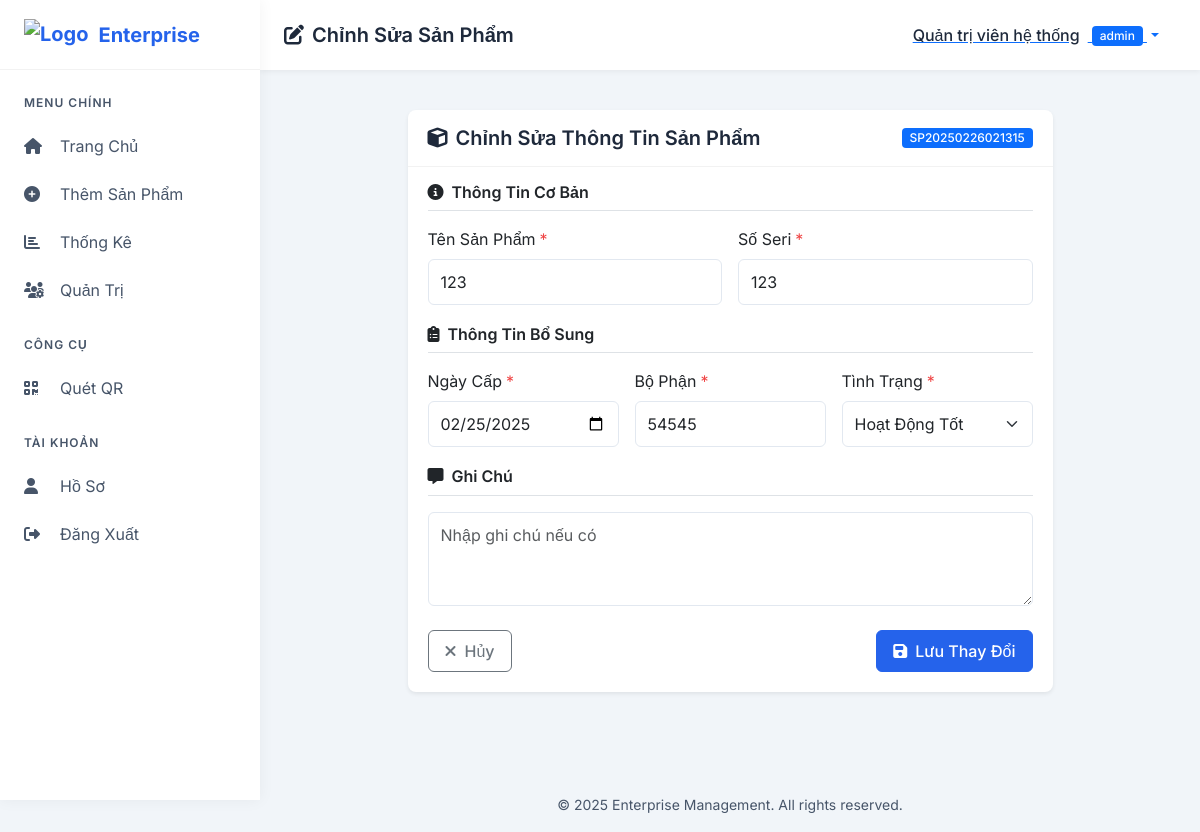
Page /edit_product/1 (signed in) on the committed database.
### app.py (models this page shows, shortened)
class User(UserMixin, db.Model):
    id = db.Column(db.Integer, primary_key=True)
    username = db.Column(db.String(150), unique=True, nullable=False)
    email = db.Column(db.String(150), unique=True, nullable=True)
    password_hash = db.Column(db.String(150), nullable=False)
    role = db.Column(db.String(50), default=ROLE_USER)
    is_approved = db.Column(db.Boolean, default=False)
    approved_by = db.Column(db.Integer, db.ForeignKey('user.id'), nullable=True)
    full_name = db.Column(db.String(150), nullable=True)
    employee_code = db.Column(db.String(50), unique=True, nullable=True)
    date_created = db.Column(db.DateTime, default=datetime.now)
    last_login = db.Column(db.DateTime, nullable=True)

class Product(db.Model):
    id = db.Column(db.Integer, primary_key=True)
    date_entry = db.Column(db.DateTime, nullable=False)
    product_code = db.Column(db.String(50), unique=True, nullable=False)
    product_name = db.Column(db.String(150), nullable=False)
    serial_number = db.Column(db.String(150), unique=True, nullable=False)
    date_issue = db.Column(db.Date, nullable=False)
    department = db.Column(db.String(150), nullable=False)
    status = db.Column(db.String(50), nullable=False)
    qr_code_data = db.Column(db.LargeBinary)
    qr_url = db.Column(db.String(500))
    entered_by = db.Column(db.Integer, db.ForeignKey('user.id'))
    entered_by_user = db.relationship('User', foreign_keys=[entered_by])
    notes = db.Column(db.Text, nullable=True)
    last_updated = db.Column(db.DateTime, default=datetime.now, onupdate=datetime.now)

### app.py (the view, shortened to what this page needs)
@app.route('/edit_product/<int:product_id>', methods=['GET', 'POST'])
@login_required
def edit_product(product_id):
    if current_user.role not in [ROLE_MANAGER, ROLE_ADMIN]:
        flash("Bạn không có quyền chỉnh sửa sản phẩm.", "danger")
        return redirect(url_for('index'))
    product = Product.query.get_or_404(product_id)
    return render_template('edit_product.html', product=product)

### app.py (called while the page is built)
@login_manager.user_loader
def load_user(user_id):
    return User.query.get(int(user_id))

@app.context_processor
def utility_processor():
    def get_approver(approver_id):
        return User.query.get(approver_id)
    return dict(get_approver=get_approver, now=datetime.now())

@app.before_request
def log_request_info():
    app.logger.info(f"Request: {request.method} {request.path} from {request.remote_addr}")

### templates/edit_product.html (shortened to what this page needs)
{% extends 'base.html' %}
{% block header_title %}<i class="fas fa-edit me-2"></i>Chỉnh Sửa Sản Phẩm{% endblock %}
{% block content %}
<div class="container">
  <div class="row justify-content-center">
    <div class="col-lg-9">
      <div class="card shadow-sm">
        <div class="card-header d-flex justify-content-between align-items-center">
          <h5 class="mb-0"><i class="fas fa-cube me-2"></i>Chỉnh Sửa Thông Tin Sản Phẩm</h5>
          <span class="badge bg-primary">{{ product.product_code }}</span>
        </div>
        <div class="card-body">
          <form method="post" id="editProductForm" novalidate>
            <div class="mb-4">
              <h6 class="card-subtitle mb-3 pb-2 border-bottom"><i class="fas fa-info-circle me-2"></i>Thông Tin Cơ Bản</h6>
              <div class="row g-3">
                <div class="col-md-6">
                  <label class="form-label required">Tên Sản Phẩm</label>
                  <input type="text" class="form-control" name="product_name" id="product_name" value="{{ product.product_name }}" placeholder="Nhập tên sản phẩm" required>
                </div>
                <div class="col-md-6">
                  <label class="form-label required">Số Seri</label>
                  <input type="text" class="form-control" name="serial_number" id="serial_number" value="{{ product.serial_number }}" placeholder="Nhập số seri" required>
                </div>
              </div>
            </div>
            <div class="mb-4">
              <h6 class="card-subtitle mb-3 pb-2 border-bottom"><i class="fas fa-clipboard-list me-2"></i>Thông Tin Bổ Sung</h6>
              <div class="row g-3">
                <div class="col-md-4">
                  <label class="form-label required">Ngày Cấp</label>
                  <input type="date" class="form-control" name="date_issue" id="date_issue" value="{{ product.date_issue.strftime('%Y-%m-%d') }}" required>
                </div>
                <div class="col-md-4">
                  <label class="form-label required">Bộ Phận</label>
                  <input type="text" class="form-control" name="department" id="department" value="{{ product.department }}" list="departmentList" placeholder="Nhập hoặc chọn bộ phận" required>
                </div>
                <div class="col-md-4">
                  <label class="form-label required">Tình Trạng</label>
                  <select class="form-select" name="status" id="status" required>
                    <option value="chạy tốt" {% if product.status == 'chạy tốt' %}selected{% endif %}>Hoạt Động Tốt</option>
                  </select>
                </div>
              </div>
            </div>
            <div class="mb-4">
              <h6 class="card-subtitle mb-3 pb-2 border-bottom"><i class="fas fa-comment-alt me-2"></i>Ghi Chú</h6>
              <textarea class="form-control" name="notes" rows="3" placeholder="Nhập ghi chú nếu có">{{ product.notes }}</textarea>
            </div>
            <div class="d-flex justify-content-between">
              <a href="{{ url_for('product_detail', product_id=product.id) }}" class="btn btn-outline-secondary">
                <i class="fas fa-times me-2"></i>Hủy
              </a>
              <button type="submit" class="btn btn-primary">
                <i class="fas fa-save me-2"></i>Lưu Thay Đổi
              </button>
            </div>
          </form>
        </div>
      </div>
    </div>
  </div>
</div>
{% endblock %}

### templates/base.html (shortened to what this page needs)
<!DOCTYPE html>
<html lang="vi">
<head>
  <link rel="stylesheet" href="https://cdnjs.cloudflare.com/ajax/libs/font-awesome/6.4.2/css/all.min.css">
  <link href="https://cdn.jsdelivr.net/npm/bootstrap@5.3.2/dist/css/bootstrap.min.css" rel="stylesheet">
  <link rel="stylesheet" href="{{ url_for('static', filename='style.css') }}">
</head>
<body>
  <div class="wrapper">
    <aside class="sidebar" id="sidebar">
      <div class="sidebar-header">
        <div class="brand-logo">
          <img src="{{ url_for('static', filename='logo.png') }}" alt="Logo">
          <span>Enterprise</span>
        </div>
      </div>
      <nav class="sidebar-nav">
        <div class="nav-section">
          <p class="nav-title">MENU CHÍNH</p>
          <div class="nav-item">
            <a href="{{ url_for('index') }}" class="nav-link {% if request.endpoint == 'index' %}active{% endif %}">
              <i class="fas fa-home"></i>
              <span>Trang Chủ</span>
            </a>
          </div>
          {% if current_user.is_authenticated %}
            {% if current_user.role in ['manager', 'admin'] %}
            <div class="nav-item">
              <a href="{{ url_for('add_product') }}" class="nav-link {% if request.endpoint == 'add_product' %}active{% endif %}">
                <i class="fas fa-plus-circle"></i>
                <span>Thêm Sản Phẩm</span>
              </a>
            </div>
            <div class="nav-item">
              <a href="{{ url_for('dashboard') }}" class="nav-link {% if request.endpoint == 'dashboard' %}active{% endif %}">
                <i class="fas fa-chart-bar"></i>
                <span>Thống Kê</span>
              </a>
            </div>
            {% endif %}
            {% if current_user.role == 'admin' %}
            <div class="nav-item">
              <a href="{{ url_for('admin_panel') }}" class="nav-link {% if request.endpoint == 'admin_panel' %}active{% endif %}">
                <i class="fas fa-users-cog"></i>
                <span>Quản Trị</span>
              </a>
            </div>
            {% endif %}
          {% endif %}
        </div>
        <div class="nav-section">
          <p class="nav-title">CÔNG CỤ</p>
          <div class="nav-item">
            <a href="{{ url_for('scan_qr') }}" class="nav-link {% if request.endpoint == 'scan_qr' %}active{% endif %}">
              <i class="fas fa-qrcode"></i>
              <span>Quét QR</span>
            </a>
          </div>
        </div>
        <div class="nav-section">
          <p class="nav-title">TÀI KHOẢN</p>
          {% if current_user.is_authenticated %}
            <div class="nav-item">
              <a href="{{ url_for('profile') }}" class="nav-link {% if request.endpoint == 'profile' %}active{% endif %}">
                <i class="fas fa-user"></i>
                <span>Hồ Sơ</span>
              </a>
            </div>
            <div class="nav-item">
              <a href="{{ url_for('logout') }}" class="nav-link">
                <i class="fas fa-sign-out-alt"></i>
                <span>Đăng Xuất</span>
              </a>
            </div>
          {% endif %}
        </div>
      </nav>
    </aside>
    <div class="main-content">
      <header class="header">
        <h4 class="header-title">{% block header_title %}Dashboard{% endblock %}</h4>
        <div class="header-right ms-auto">
          {% if current_user.is_authenticated %}
          <div class="dropdown">
            <button class="btn btn-link dropdown-toggle" type="button" data-bs-toggle="dropdown">
              <span class="user-name">{{ current_user.full_name or current_user.username }}</span>
              <span class="user-role badge bg-primary">{{ current_user.role }}</span>
            </button>
          </div>
          {% endif %}
        </div>
      </header>
      <div class="page-content">
        {% block content %}{% endblock %}
      </div>
      <footer class="footer text-center py-3">
        <small>&copy; {{ now.year if now else "2025" }} Enterprise Management. All rights reserved.</small>
      </footer>
    </div>
  </div>
</body>
</html>

### static/style.css (style rules this page uses)
:root { --primary-color: #2563eb; --primary-color-dark: #1d4ed8; --secondary-color: #475569; --success-color: #10b981; --warning-color: #f59e0b; --danger-color: #ef4444; --info-color: #0ea5e9; --light-color: #f8fafc; --dark-color: #1e293b; --body-bg: #f1f5f9; --sidebar-width: 260px; --header-height: 70px; --card-bg: #ffffff; --border-radius: 0.5rem; --animation-speed: 0.3s; --shadow-sm: 0 1px 3px rgba(0, 0, 0, 0.1); --shadow-md: 0 4px 6px -1px rgba(0, 0, 0, 0.1), 0 2px 4px -1px rgba(0, 0, 0, 0.06); --shadow-lg: 0 10px 15px -3px rgba(0, 0, 0, 0.1), 0 4px 6px -2px rgba(0, 0, 0, 0.05); }
body { font-family: 'Inter', sans-serif; background-color: var(--body-bg); color: var(--secondary-color); min-height: 100vh; overflow-x: hidden; }
a { text-decoration: none; }
h1, h2, h3, h4, h5, h6 { color: var(--dark-color); font-weight: 600; }
.shadow-sm { box-shadow: var(--shadow-sm); }
.form-label.required::after { content: "*"; color: var(--danger-color); margin-left: 4px; }
.btn { border-radius: 0.375rem; font-weight: 500; padding: 0.5rem 1rem; transition: all var(--animation-speed) ease; }
.btn-primary { background-color: var(--primary-color); border-color: var(--primary-color); }
.form-control, .form-select { border-radius: 0.375rem; padding: 0.625rem 0.75rem; border: 1px solid #e2e8f0; }
.wrapper { display: flex; height: 100vh; }
.sidebar { width: var(--sidebar-width); height: 100vh; position: fixed; left: 0; top: 0; z-index: 1000; background: #ffffff; box-shadow: 0 0 15px rgba(0, 0, 0, 0.05); transition: transform var(--animation-speed) ease; }
.sidebar-header { height: var(--header-height); display: flex; align-items: center; justify-content: space-between; padding: 0 1.5rem; border-bottom: 1px solid rgba(0, 0, 0, 0.05); }
.brand-logo { display: flex; align-items: center; font-weight: 700; font-size: 1.25rem; color: var(--primary-color); }
.brand-logo img { height: 32px; margin-right: 10px; }
.sidebar-nav { height: calc(100vh - var(--header-height)); overflow-y: auto; padding: 1.5rem 0; }
.nav-section { margin-bottom: 1.5rem; }
.nav-title { font-size: 0.75rem; font-weight: 600; text-transform: uppercase; letter-spacing: 1px; color: var(--secondary-color); padding: 0 1.5rem; margin-bottom: 0.75rem; }
.nav-item { margin-bottom: 0.25rem; }
.nav-link { display: flex; align-items: center; padding: 0.625rem 1.5rem; color: var(--secondary-color); border-radius: 0; transition: all var(--animation-speed) ease; }
.nav-link i { font-size: 1rem; width: 1.5rem; margin-right: 0.75rem; color: var(--secondary-color); }
.main-content { flex: 1; margin-left: var(--sidebar-width); width: calc(100% - var(--sidebar-width)); transition: margin var(--animation-speed) ease; }
.header { height: var(--header-height); display: flex; align-items: center; padding: 0 1.5rem; background: #ffffff; box-shadow: 0 2px 5px rgba(0, 0, 0, 0.05); position: sticky; top: 0; z-index: 999; }
.header-title { margin-bottom: 0; font-size: 1.25rem; font-weight: 600; }
.header-right { display: flex; align-items: center; }
.user-name { color: var(--dark-color); font-weight: 500; margin-right: 0.5rem; }
.user-role { font-size: 0.75rem; font-weight: 500; padding: 0.25rem 0.5rem; }
.page-content { padding: 1.5rem; min-height: calc(100vh - var(--header-height) - 40px); }
.card { border: none; border-radius: var(--border-radius); box-shadow: var(--shadow-sm); background-color: var(--card-bg); margin-bottom: 1.5rem; transition: box-shadow var(--animation-speed) ease; }
.card-header { background-color: transparent; border-bottom: 1px solid rgba(0, 0, 0, 0.05); padding: 1rem 1.25rem; }
.card-body { padding: 1.25rem; }
.badge { font-weight: 500; padding: 0.35em 0.65em; border-radius: 0.25rem; }

### rows in the picture
User: full_name "Quản trị viên hệ thống", role "admin"
Product: product_code "SP20250226021315", product_name "123", serial_number "123", date_issue "02/25/2025", department "54545", status "Hoạt Động Tốt"
